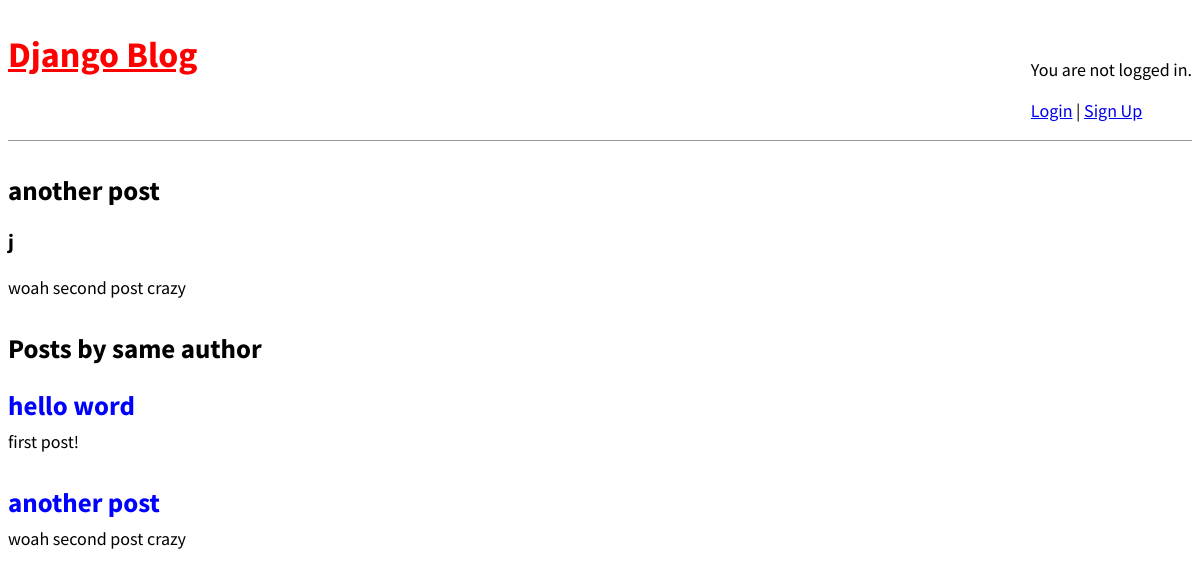
The app's page /post/2/, older data.
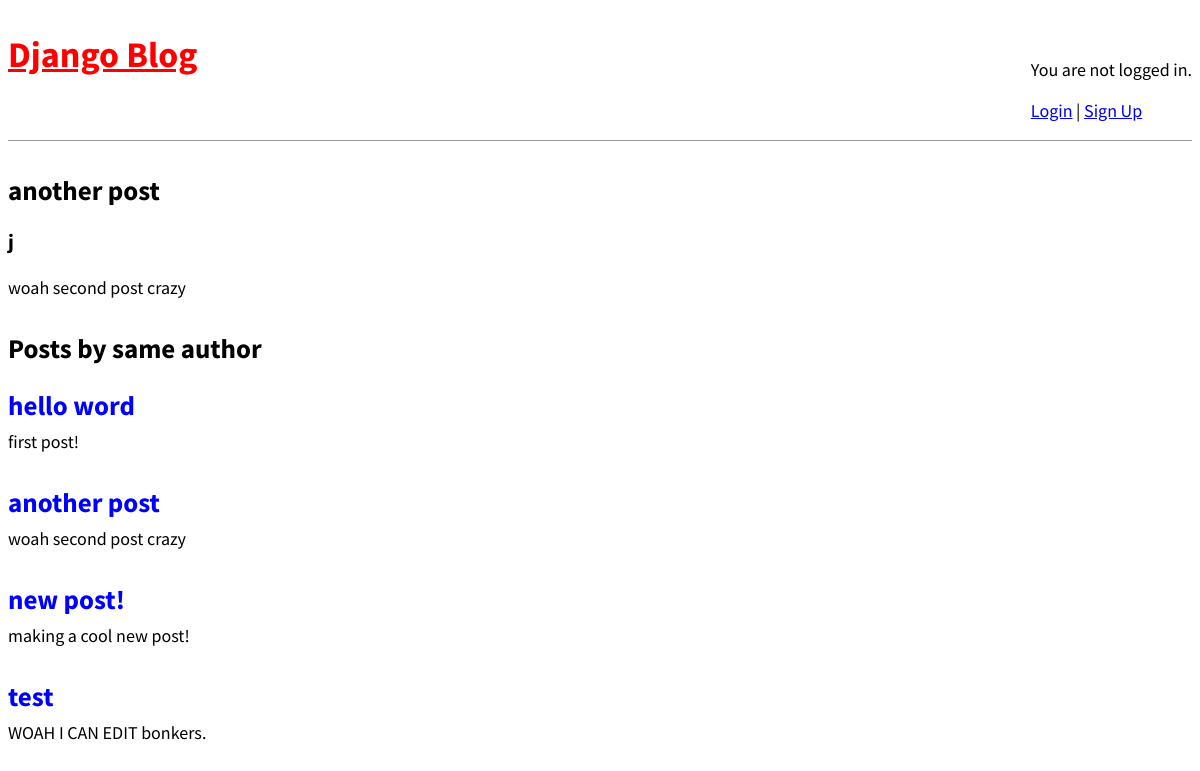
The same page, newer data.
### blog/models.py (models this page shows, shortened)
class Post(models.Model):
    title = models.CharField(max_length=200)
    author = models.ForeignKey(
        "auth.User",
        on_delete=models.CASCADE,
        related_name="posts",
    )
    body = models.TextField()
    created = models.DateTimeField(auto_now_add=True)
    updated = models.DateTimeField(auto_now=True)

### blog/views.py (the view)
# urls.py: path("post/<int:pk>/", BlogDetailView.as_view(), name='post_detail'),
class BlogDetailView(DetailView):
    model= Post
    template_name = "post_detail.html"

### templates/post_detail.html (shortened to what this page needs)
{% extends "base.html" %}
{% block content %}
<div class="post-entry">
    <h2>{{ post.title }}</h2>
    <h3>{{ post.author.username }}</h3>
    <p>{{ post.body }}</p>
</div>
<h2>Posts by same author</h2>
    {% for apost in post.author.posts.all %}
        <div class="post-entry">
            <h2><a href="{% url 'post_detail' apost.pk %}">{{ apost.title}}</a></h2>
            <p>{{ apost.body }}</p>
        </div>
    {% endfor %}
{% endblock content %}

Row changes from the older to the newer data that the page shows:
added Post: title "new post!", body "making a cool new post!"
added Post: title "test", body "WOAH I CAN EDIT bonkers."
